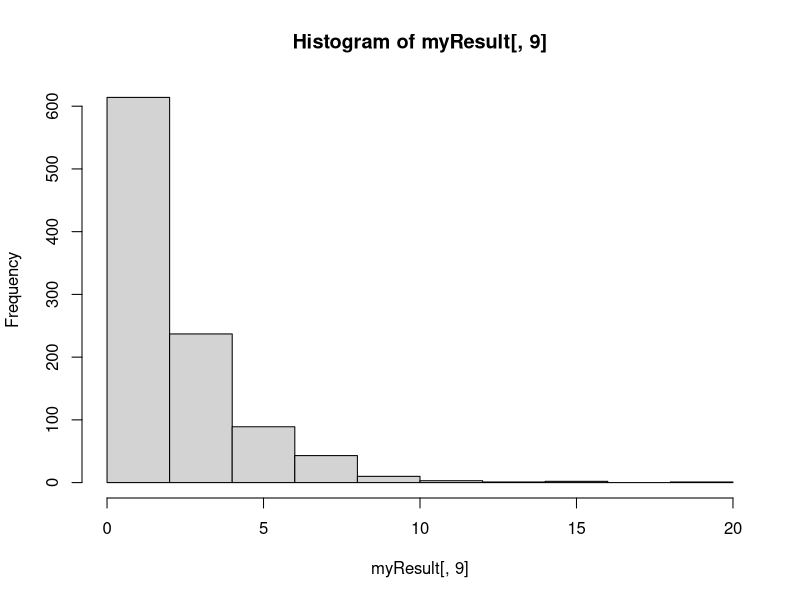
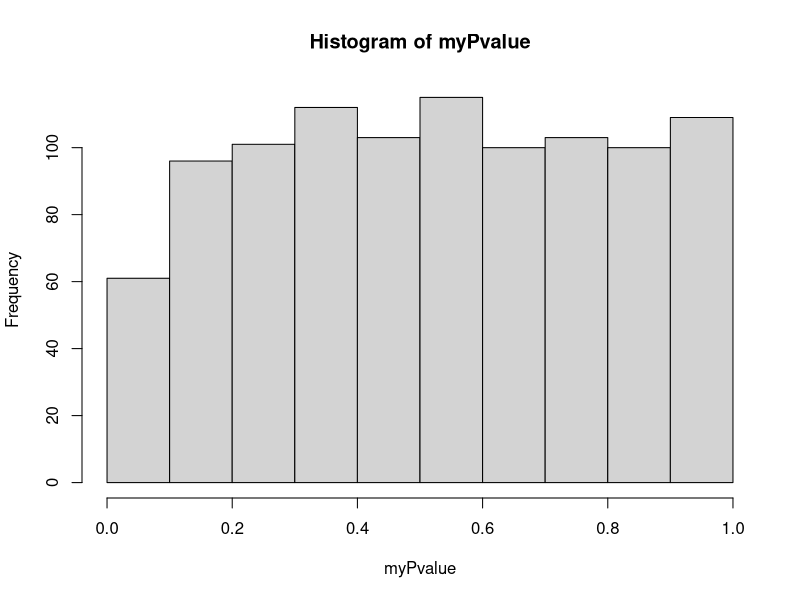
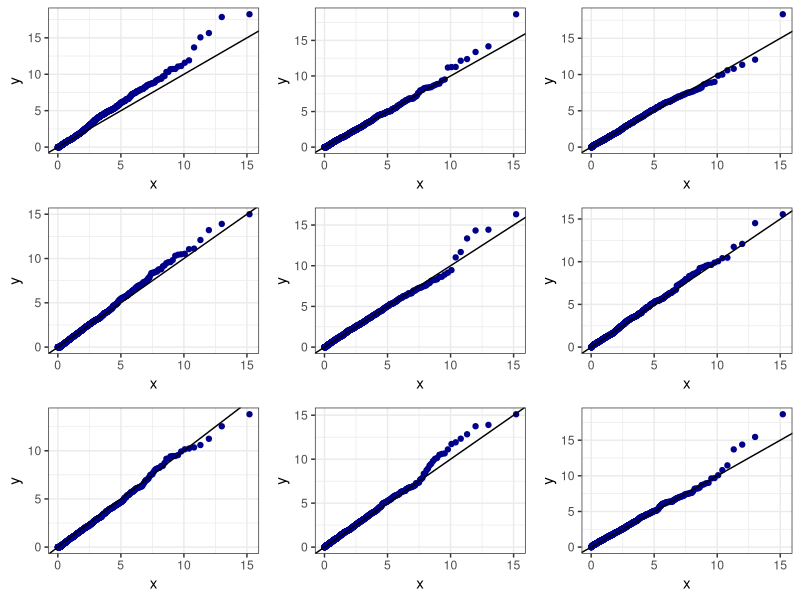
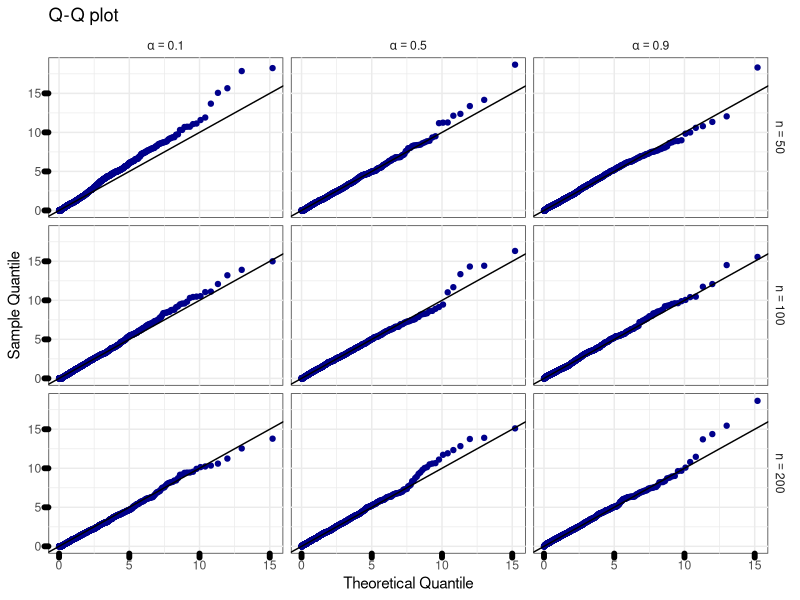

The R source for these figures, in order:
library(ggplot2)
library(grid)
myResult=read.csv("myNormalResult.csv")
jjj=list()
for(k in 1:9){
    hh=myResult[,k]
    hh2=sort(hh)
    xxx=numeric()
    for(i in 1:length(hh)){
        xxx[i]=qchisq((i-0.5)/length(hh),df=2)
    }
    myD=data.frame(x=xxx,y=hh2)
    jjj[[k]]=ggplot(data=myD)+
        geom_point(aes(x=x,y=y),colour="darkblue")+
        geom_abline(slope=1,intercept=0)+
        theme_bw()
    #plot(xxx,hh2)
    #abline(a=0,b=1)
}

pdf("figure/test.pdf",width=8,height=6)
grid.newpage()
pushViewport(viewport(layout=grid.layout(3,3)))
vplayout=function(x,y){
    viewport(layout.pos.row=x,layout.pos.col=y)
}
for(i in 1:9){
    print(jjj[[i]],vp=vplayout(ceiling(i/3),i-(ceiling(i/3)-1)*3))
}
dev.off()


temp1=strsplit(names(myResult),split="alpha.")
alpha=numeric()
for(i in 1:9){
    alpha[i]=temp1[[i]][2]
}
alpha=as.numeric(alpha)
myN=NULL
for(i in 1:9){
    myN[i]=strsplit(temp1[[i]][1],split="n.")[[1]][[2]]  
}
myN=as.numeric(myN)

ama=data.frame(x=NULL,alpha=NULL,n=NULL)
for(i in 1:9){
    temp1=sort(myResult[,i])
    xxx=NULL
    for(j in 1:length(temp1)){
        xxx[j]=qchisq((j-0.5)/length(temp1),df=2)
    }
    temp=data.frame(x=xxx,y=temp1,alpha=alpha[i],n=myN[i])
    ama=rbind(ama,temp)
}

myQQPlot=ggplot(data=ama)+geom_point(mapping=aes(x=x,y=y),colour="darkblue")+
    geom_abline(slope = 1,intercept = 0)+
    facet_grid(n~alpha,labeller=label_bquote(cols=alpha== .(alpha),rows=n== .(n)))+
    labs(title="Q-Q plot",x="Theoretical Quantile",y="Sample Quantile")+
    theme_minimal()+
    theme(panel.background=element_rect(colour="gray20"),
          axis.ticks.length=unit(0.1,"cm"),
          axis.ticks=element_line(colour="black",size=2,linetype="dotted",lineend="round"))
#?plotmath
pdf("../figure/myQQPlotNormal.pdf",width=4.5,height=4)
#grid.newpage()
print(myQQPlot)
dev.off()

hist(myResult[,9])
myPvalue=pchisq(myResult[,9],df=2)
hist(myPvalue)
sum(myPvalue>0.95)/length(myResult[,1])
